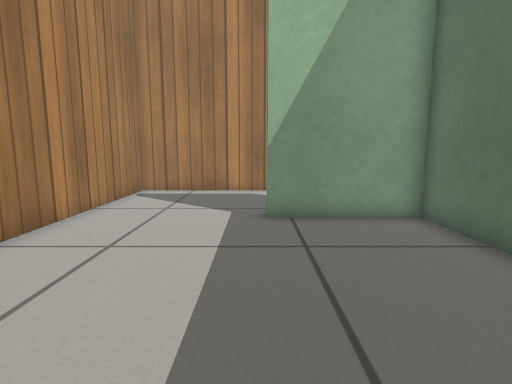
[1] (above)

14 first-person views from a walk through a robot-simulator world made for Gazebo. The camera is 0.49 m above the floor, tilts 8° down and sees 80° across. The floor is counted in squares, 0.25 m on a side. Each view is taken from the middle of a square. On the plan, view 1 faces up. The plan holds only what a view shows up to about 17 squares ahead; the rest is blank. Gazebo's built-in surfaces are drawn with simple patterns.

[2]
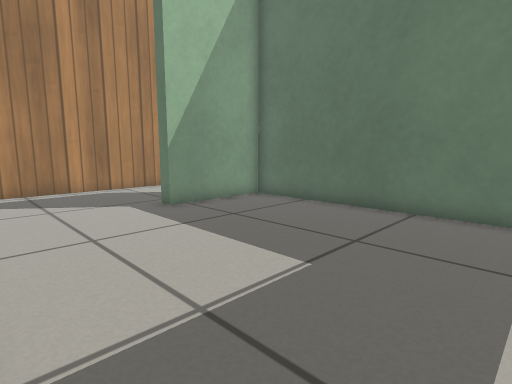

[3]
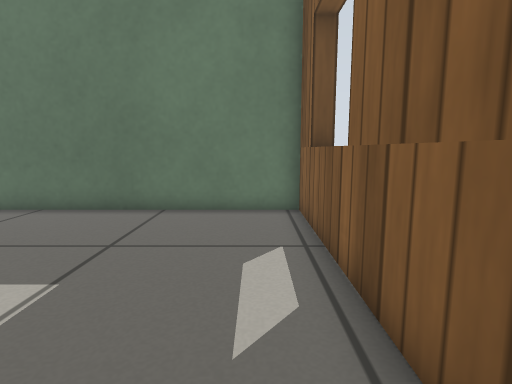

[4]
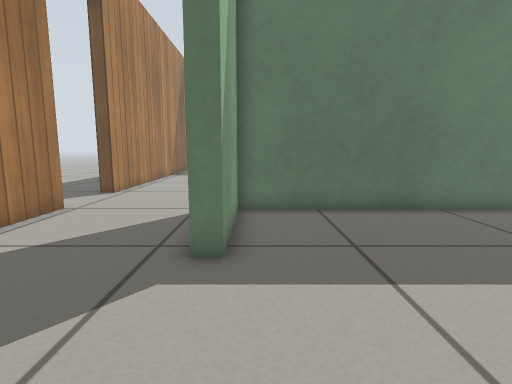

[5]
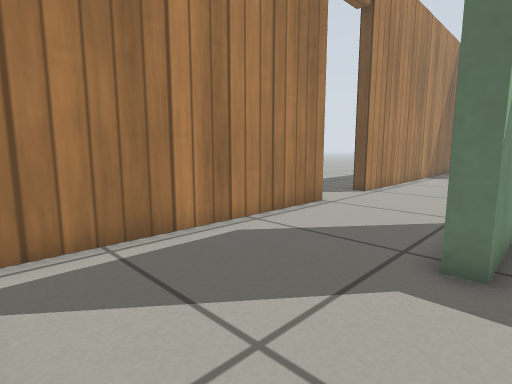

[6]
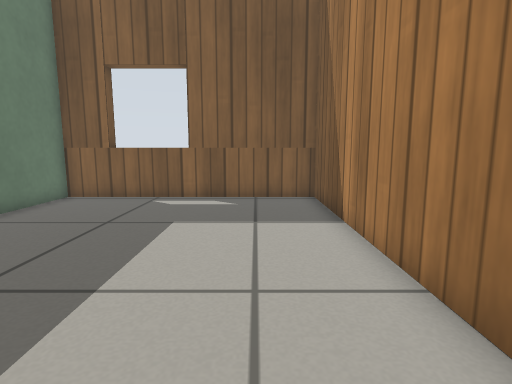

[7]
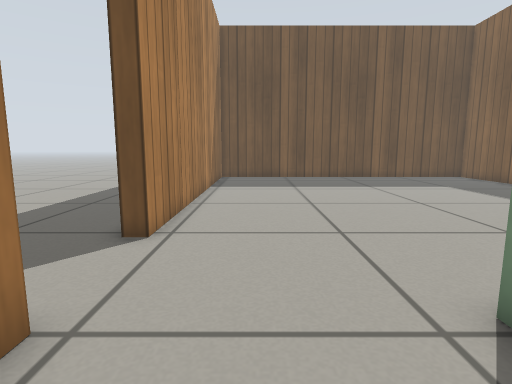

[8]
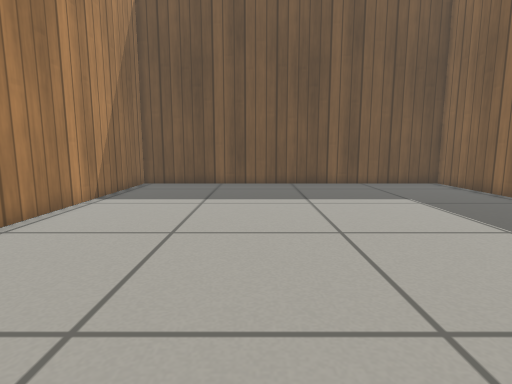

[9]
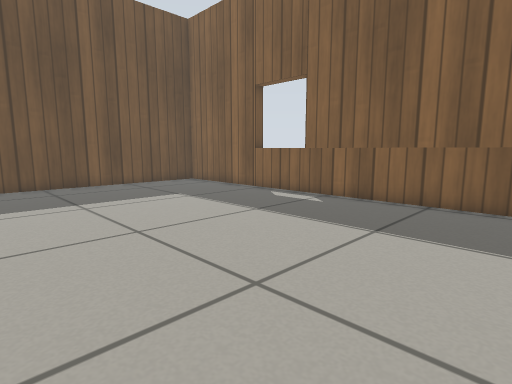

[10]
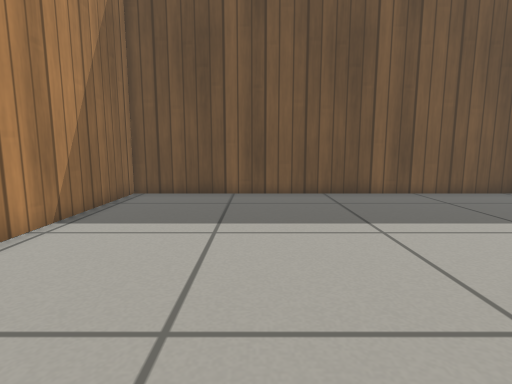

[11]
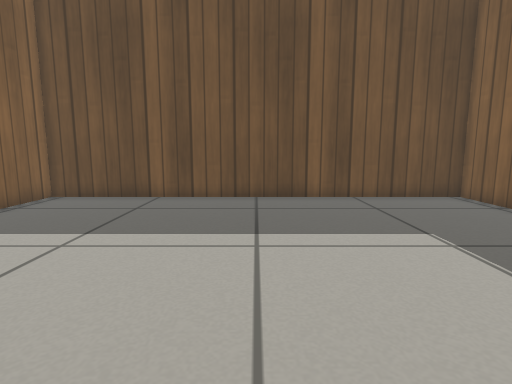

[12]
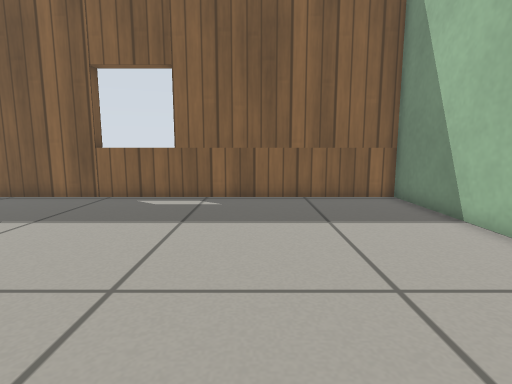

[13]
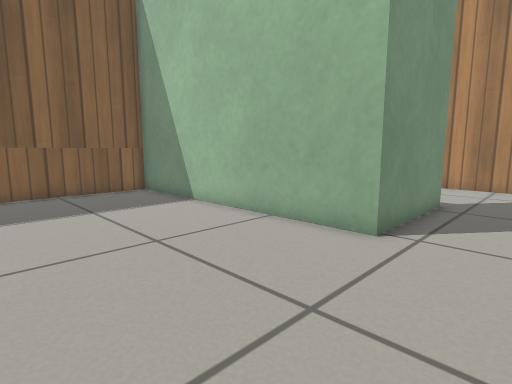

[14]
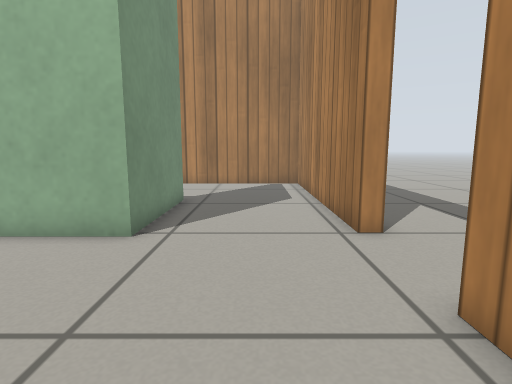

### Floor plan
Points are (right, up) in squares from view 1. A wall is a line through its corners. A room is listed if a view was taken in it or the views show most of it. See-through windows are left out.
Room 1 (views 1, 2, 3, 4, 5, 6, 7, 9)
walls: (5, 14.4) (-5.4, 14.4) (-5.4, -2.4) (4.7, -2.4) (4.7, 8.6) (0.3, 8.6) (0.3, 9.2) (5.3, 9.2)
ways out: opening at (6.9, 11) to room 2; open door at (6.5, 15)
Room 2 (views 8, 10, 11, 12, 13, 14)
walls: (17.5, -3) (17.5, -2.4); (5.3, 9.2) (5.3, -2.4) (23.4, -2.4) (23.4, 14.4) (8.6, 14.4) (8.6, 15)
ways out: opening at (6.9, 11) to room 1

Positions as (right, up) in squares from view 1, and headings:
1: (0, 0), facing up
2: (-5, -1), facing up-right
3: (-5, -1), facing right
4: (-5, 8), facing right
5: (-5, 8), facing up-right
6: (-3, 10), facing down
7: (2, 12), facing right
8: (6, 8), facing right
9: (6, 9), facing down-right
10: (10, 9), facing right
11: (11, 6), facing right
12: (11, 10), facing down
13: (12, 12), facing down-left
14: (12, 12), facing left
